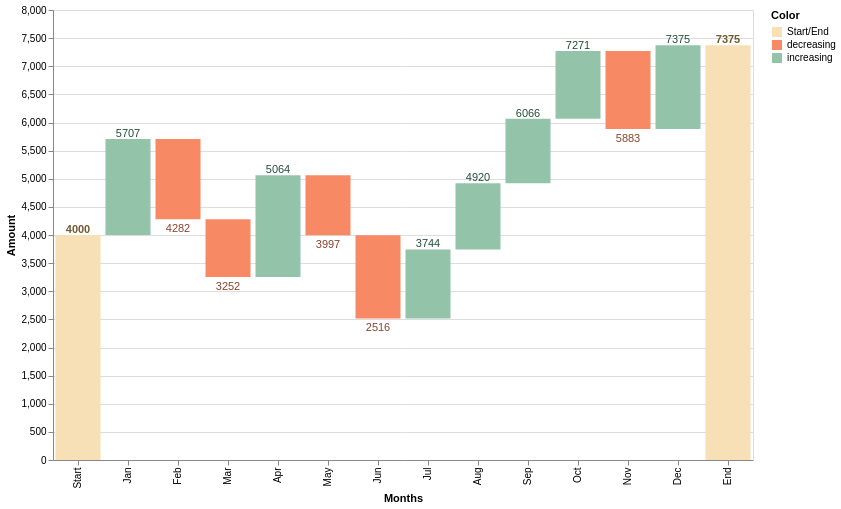

Here is the Vega-Lite specification saved for this chart:
### Vega-Lite specification from a JSON file in a GitHub repository (floating-point values rounded to 4 significant figures)
{"$schema": "https://vega.github.io/schema/vega-lite/v2.json", "data": {"values": [{"label": "Start", "amount": 4000}, {"label": "Jan", "amount": 1707}, {"label": "Feb", "amount": -1425}, {"label": "Mar", "amount": -1030}, {"label": "Apr", "amount": 1812}, {"label": "May", "amount": -1067}, {"label": "Jun", "amount": -1481}, {"label": "Jul", "amount": 1228}, {"label": "Aug", "amount": 1176}, {"label": "Sep", "amount": 1146}, {"label": "Oct", "amount": 1205}, {"label": "Nov", "amount": -1388}, {"label": "Dec", "amount": 1492}, {"label": "End", "amount": 0}]}, "width": 700, "height": 450, "transform": [{"window": [{"op": "row_number", "as": "row"}]}, {"window": [{"op": "sum", "field": "amount", "as": "sum"}], "sort": [{"field": "row", "order": "ascending"}]}, {"calculate": "datum.label == 'End' ? 0 : datum.sum - datum.amount", "as": "previous_amount"}, {"calculate": "datum.label == 'End' ? datum.sum : datum.amount", "as": "amount"}, {"calculate": "datum.label == 'End' || datum.label == 'Start' ? 'Start/End' : datum.amount >= 0 ? 'increasing' : 'decreasing'", "as": "Color"}, {"calculate": "datum.Color == 'decreasing' ? datum.sum : ''", "as": "sum_dec"}, {"calculate": "datum.Color == 'increasing' ? datum.sum : ''", "as": "sum_inc"}, {"calculate": "datum.Color == 'Start/End' ? datum.sum : ''", "as": "sum_start_end"}], "layer": [{"mark": "bar", "encoding": {"y": {"field": "previous_amount", "type": "quantitative", "axis": {"title": "Amount"}}, "y2": {"field": "sum", "type": "quantitative"}, "x": {"field": "label", "type": "ordinal", "sort": {"field": "row", "op": "min"}, "axis": {"title": "Months"}}, "color": {"field": "Color", "type": "nominal", "scale": {"range": ["#f7e0b6", "#f78a64", "#93c4aa"]}}}}, {"mark": {"type": "text", "dy": -5}, "encoding": {"y": {"field": "sum_inc", "type": "quantitative"}, "y2": {"field": "sum", "type": "quantitative"}, "x": {"field": "label", "type": "ordinal", "sort": {"field": "row", "op": "min"}, "axis": {"title": "Months"}}, "text": {"field": "sum_inc", "type": "nominal"}, "color": {"value": "#234f39"}}}, {"mark": {"type": "text", "dy": -5, "fontWeight": "bold"}, "encoding": {"y": {"field": "sum_start_end", "type": "quantitative"}, "y2": {"field": "sum", "type": "quantitative"}, "x": {"field": "label", "type": "ordinal", "sort": {"field": "row", "op": "min"}, "axis": {"title": "Months"}}, "text": {"field": "sum_start_end", "type": "nominal"}, "color": {"value": "#725a30"}}}, {"mark": {"type": "text", "dy": 4, "baseline": "top"}, "encoding": {"y": {"field": "sum_dec", "type": "quantitative"}, "y2": {"field": "sum", "type": "quantitative"}, "x": {"field": "label", "type": "ordinal", "sort": {"field": "row", "op": "min"}, "axis": {"title": "Months"}}, "text": {"field": "sum_dec", "type": "nominal"}, "color": {"value": "#8b422c"}}}]}
